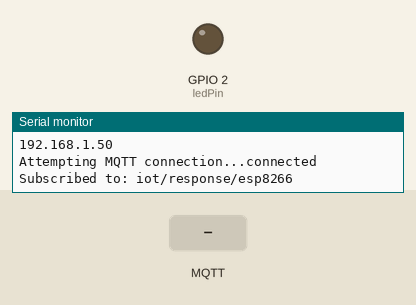
Simulated run of this sketch. Board: ESP8266 (NodeMCU). On the bench: output pins drawn as LEDs (lit = HIGH), the last lines printed to the serial monitor. The inputs (shaded band) are chosen by the test bench. WiFi joins after 1.5 s; servers stay silent unless stated; no MQTT or app messages arrive unless stated.

Above: at 2.7 s.
2.8 s: MQTT message "1" arrives on the first subscribed topic
At 3.2 s:
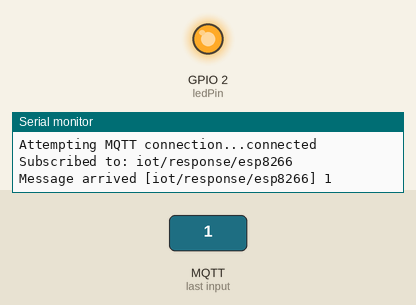
4.8 s: MQTT message "on" arrives on the first subscribed topic
At 6.1 s:
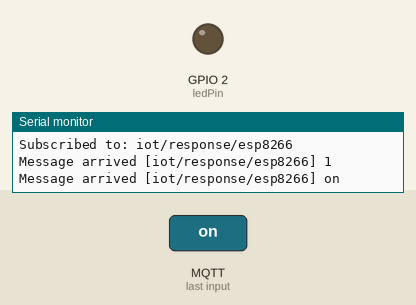
6.3 s: MQTT message "off" arrives on the first subscribed topic
Timing chart, 0 to 11.6 s (numbered marks = the images above; inputs shaded):
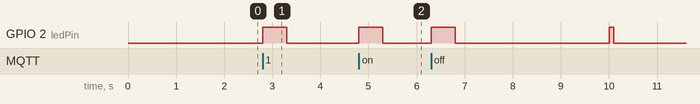

Measured:
- after the input at 2.8 s, GPIO 2 (ledPin): LOW → HIGH at once, → LOW 0.50 s later
- after the input at 4.8 s, GPIO 2 (ledPin): LOW → HIGH at once, → LOW 0.50 s later

The sketch:

worked.ino
```cpp
#include <ESP8266WiFi.h>
#include <PubSubClient.h>
#include <ArduinoJson.h>

// WiFi credentials
const char* ssid = "abc";  // Your WiFi SSID
const char* password = "tcstcstp";  // Your WiFi password

// MQTT Broker settings
const char* mqtt_server = "57.128.58.120";  // Your MQTT broker IP
const int mqtt_port = 1883;
const char* mqtt_publish_topic = "root/main";
const char* mqtt_subscribe_topic = "iot/response/esp8266";  // Topic to receive responses
const char* mqtt_client_id = "ESP8266_IoT_Client";

// AO process addresses to send messages to (comma-separated)
const char* ao_processes = "R4kuVTN7y-HaHHV19SzlwCQjqPoDteSzJjaTCiJ11jM";  // Replace with your target process IDs

// LED pin for visual feedback
const int ledPin = 2;  // GPIO2 is often the built-in LED on ESP8266

// Initialize WiFi and MQTT client
WiFiClient espClient;
PubSubClient client(espClient);

// Variables for message timing
unsigned long lastMsgTime = 0;
const long msgInterval = 10000;  // Send message every 10 seconds

void setup_wifi() {
  delay(10);
  Serial.println();
  Serial.print("Connecting to ");
  Serial.println(ssid);

  WiFi.mode(WIFI_STA);
  WiFi.begin(ssid, password);

  while (WiFi.status() != WL_CONNECTED) {
    delay(500);
    Serial.print(".");
  }

  Serial.println("");
  Serial.println("WiFi connected");
  Serial.println("IP address: ");
  Serial.println(WiFi.localIP());
}

// Callback for incoming MQTT messages
void callback(char* topic, byte* payload, unsigned int length) {
  Serial.print("Message arrived [");
  Serial.print(topic);
  Serial.print("] ");

  // Print message
  char message[length + 1];
  for (int i = 0; i < length; i++) {
    message[i] = (char)payload[i];
    Serial.print((char)payload[i]);
  }
  Serial.println();
  message[length] = '\0';

  // Blink LED to show we received a response
  digitalWrite(ledPin, HIGH);
  delay(500);
  digitalWrite(ledPin, LOW);

  // Parse JSON response if needed
  // For now, we just print it to serial
}

void reconnect() {
  // Loop until we're reconnected
  while (!client.connected()) {
    Serial.print("Attempting MQTT connection...");

    // Attempt to connect
    if (client.connect(mqtt_client_id)) {
      Serial.println("connected");

      // Subscribe to the response topic
      client.subscribe(mqtt_subscribe_topic);
      Serial.print("Subscribed to: ");
      Serial.println(mqtt_subscribe_topic);
    } else {
      Serial.print("failed, rc=");
      Serial.print(client.state());
      Serial.println(" try again in 5 seconds");
      delay(5000);
    }
  }
}

void setup() {
  pinMode(ledPin, OUTPUT);
  digitalWrite(ledPin, LOW);

  Serial.begin(115200);
  setup_wifi();

  client.setServer(mqtt_server, mqtt_port);
  client.setCallback(callback);
}

void loop() {
  if (!client.connected()) {
    reconnect();
  }
  client.loop();

  unsigned long now = millis();
  if (now - lastMsgTime > msgInterval) {
    lastMsgTime = now;

    // Flash LED to indicate sending
    digitalWrite(ledPin, HIGH);
    delay(100);
    digitalWrite(ledPin, LOW);

    // Create JSON message
    StaticJsonDocument<200> jsonDoc;
    jsonDoc["ao-processes"] = ao_processes;
    jsonDoc["data"] = "Hello from ESP8266 at " + String(now);
    jsonDoc["where-to-find-me"] = mqtt_subscribe_topic;

    // Serialize JSON to string
    char jsonBuffer[200];
    serializeJson(jsonDoc, jsonBuffer);

    Serial.print("Publishing message: ");
    Serial.println(jsonBuffer);

    // Publish JSON message
    client.publish(mqtt_publish_topic, jsonBuffer);
  }
}
```
